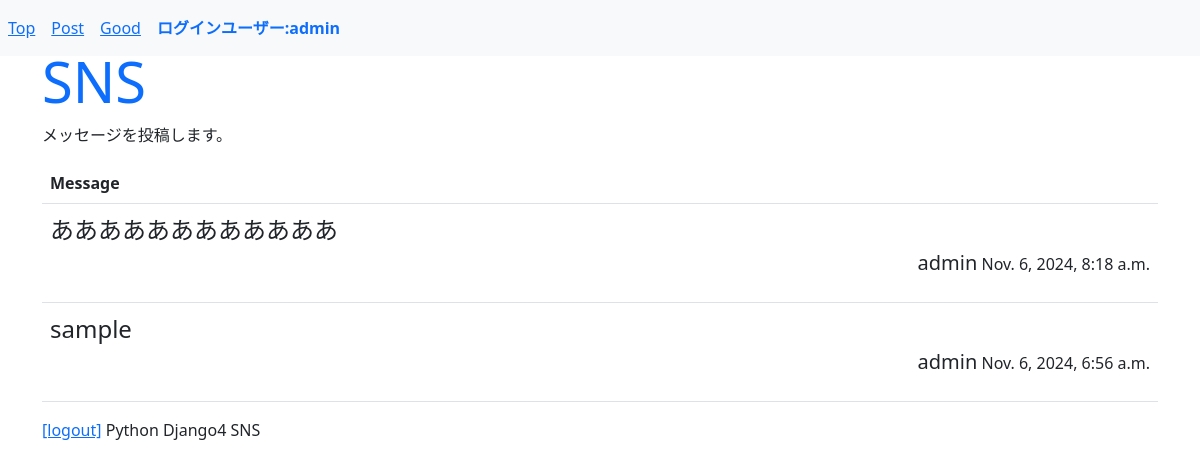
Page /sns/post (signed in) on the earlier database version.
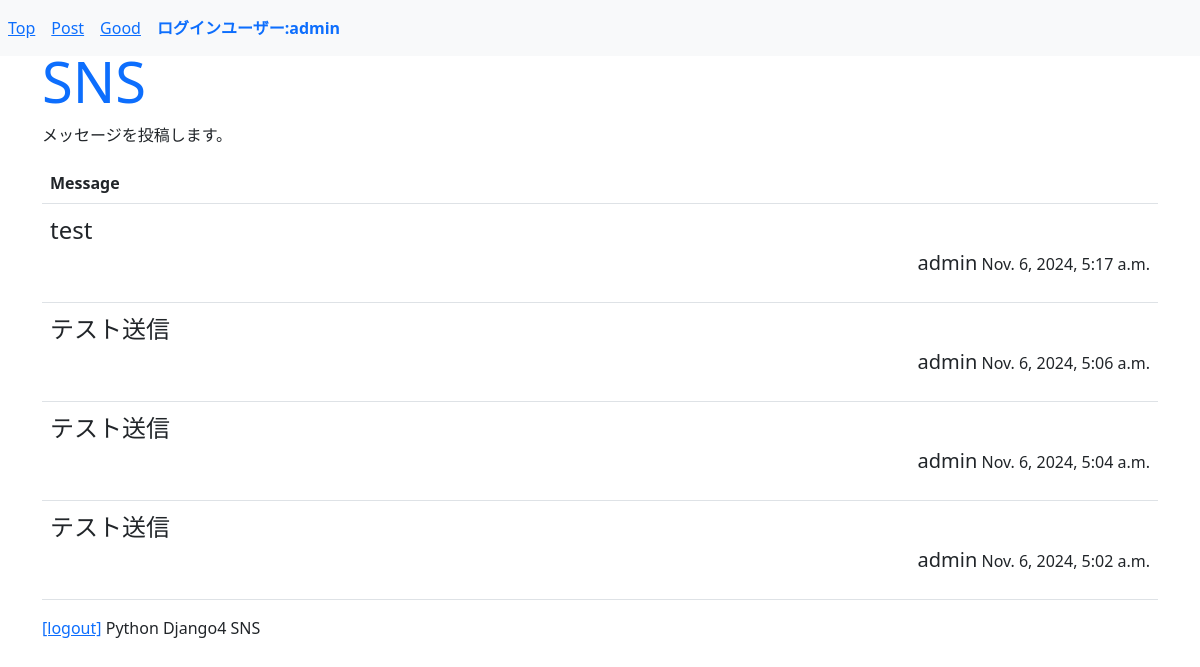
Same page on the later database version.
### sns/models.py (models this page shows, shortened)
class Message(models.Model):
    owner = models.ForeignKey(User,on_delete=models.CASCADE,related_name="message_owner")
    content = models.TextField(max_length=1000)
    good_count = models.IntegerField(default=0)
    pub_date = models.DateTimeField(auto_now_add=True)
    class Meta:
        ordering = ("-pub_date",)

### sns/views.py (the view)
# urls.py: path("post",views.post,name="post"),
@login_required(login_url='/admin/login/')
def post(request):
    if request.method == 'POST':
        content = request.POST['content']
        msg = Message()
        msg.owner = request.user
        msg.content = content
        msg.save()
        return redirect(to = '/sns')
    else:
        msgs = Message.objects.filter(owner = request.user).all()
        params = {
            'login_user':request.user,
            'contents':msgs
        }
        return render(request,"sns/post.html",params)

### sns/templates/sns/post.html (shortened to what this page needs)
{% extends 'sns/layout.html' %}
{% block header %}
<h1 class="display-4 text-primary">SNS</h1>
<p>メッセージを投稿します。</p>
{% endblock %}
{% block content %}
<table class="table mt-3">
    <tr>
        <th>Message</th>
    </tr>
    {% for item in contents %}
    <tr>
        <td>
            <p class="fs-4 my-0">{{ item.content }}</p>
            <p class="my-0 text-end">
                <span class="fs-5">{{ item.owner }}</span>
                <span class="fs-6">{{ item.pub_date }}</span>
            </p>
        </td>
    </tr>
    {% endfor %}
</table>
{% endblock %}

Differences in the rows shown:
no longer on this page (row edited): Message: content "ああああああああああああ", owner "admin", pub_date "Nov. 6, 2024, 8:18 a.m."
no longer on this page (row edited): Message: content "sample", owner "admin", pub_date "Nov. 6, 2024, 6:56 a.m."
added Message: content "test", owner "admin", pub_date "Nov. 6, 2024, 5:17 a.m."
added Message: content "テスト送信", owner "admin", pub_date "Nov. 6, 2024, 5:06 a.m."
added Message: content "テスト送信", owner "admin", pub_date "Nov. 6, 2024, 5:04 a.m."
added Message: content "テスト送信", owner "admin", pub_date "Nov. 6, 2024, 5:02 a.m."
